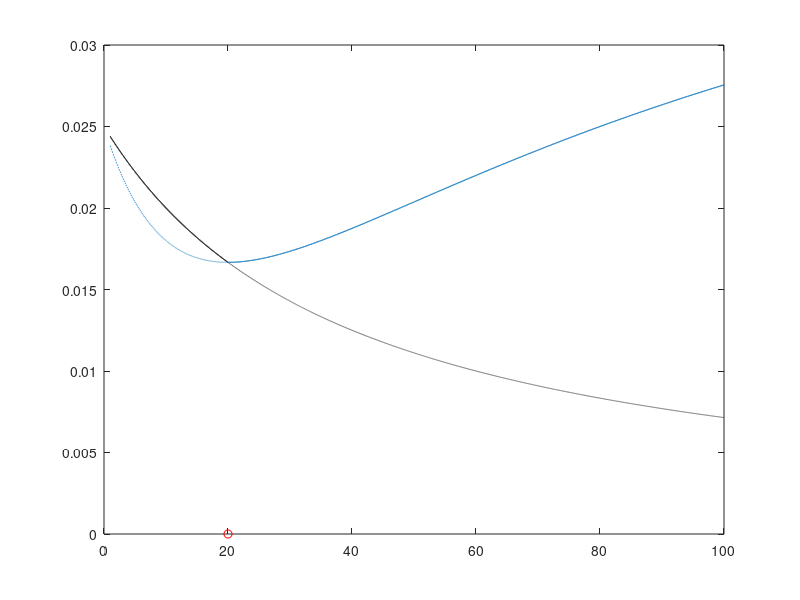

Reproduce this figure in MATLAB. (Note: this script raises an error after producing the figure.)
% This code illustrates the inverse-U-shaped relationship between dopamine
% and performance when a limit to true precision, but not estimated
% precision, is imposed.
% Written 14Aug19 by JGM.

clear; close all; clc

%%%%%%%%%%%%%%%%%%%%%%%%%%%%%%%%%%%%%%%%%%%%%%%%%%%%%%%%%%%%%%%%%%%%%%%%%%%

% Free parameters
l0 = 40;                                    % prior precision
L = 20;                                     % limit to true precision
d = 1:.01:100;                              % range of d

[~, dind] = min(abs(d-L));
before = 1:dind;
after = dind+1:length(d);

% error as a function of d
Ea = 1./(l0+d);                             % d < L
Eb = (l0*L+d.^2)./(L*(l0+d).^2);            % d > L

%%%%%%%%%%%%%%%%%%%%%%%%%%%%%%%%% Figure %%%%%%%%%%%%%%%%%%%%%%%%%%%%%%%%%%

figure(1)
figName{1} = 'inverseU';

plot(d(before), Ea(before),'k')
hold on
plot(d(after), Eb(after))
hold on
plot(d, Ea,'k--')
hold on
plot(d,Eb,'--','Color',[0 .447 .741])
hold on
plot(L,0,'ro')

set(groot,'defaultLegendInterpreter','LaTeX');
legend('$E(d)$ when $d \leq L$','$E(d)$ when $d > L$')
set(groot,'defaultLegendInterpreter','none');
xlabel('Desired Precision')
ylabel('Error')